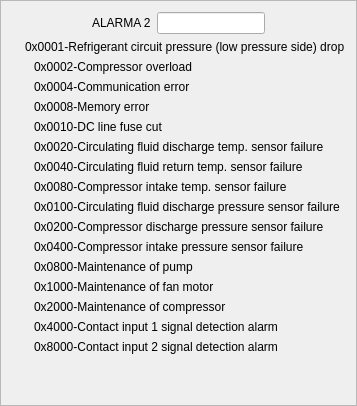
       <widget class="QFrame" name="frame_4">
        <property name="frameShape">
         <enum>QFrame::StyledPanel</enum>
        </property>
        <property name="frameShadow">
         <enum>QFrame::Raised</enum>
        </property>
        <layout class="QGridLayout" name="gridLayout_4">
         <item row="0" column="0">
          <layout class="QVBoxLayout" name="verticalLayout">
           <item>
            <layout class="QHBoxLayout" name="horizontalLayout_40">
             <item>
              <spacer name="horizontalSpacer_5">
               <property name="orientation">
                <enum>Qt::Horizontal</enum>
               </property>
               <property name="sizeHint" stdset="0">
                <size>
                 <width>40</width>
                 <height>20</height>
                </size>
               </property>
              </spacer>
             </item>
             <item>
              <widget class="QLabel" name="label_41">
               <property name="text">
                <string>ALARMA 2</string>
               </property>
              </widget>
             </item>
             <item>
              <widget class="QLineEdit" name="m_leAlarm2">
               <property name="readOnly">
                <bool>true</bool>
               </property>
              </widget>
             </item>
             <item>
              <spacer name="horizontalSpacer_3">
               <property name="orientation">
                <enum>Qt::Horizontal</enum>
               </property>
               <property name="sizeHint" stdset="0">
                <size>
                 <width>40</width>
                 <height>20</height>
                </size>
               </property>
              </spacer>
             </item>
            </layout>
           </item>
           <item>
            <layout class="QHBoxLayout" name="horizontalLayout_17">
             <item>
              <widget class="QLabel" name="m_lblLed1_17">
               <property name="sizePolicy">
                <sizepolicy hsizetype="Preferred" vsizetype="Preferred">
                 <horstretch>1</horstretch>
                 <verstretch>0</verstretch>
                </sizepolicy>
               </property>
               <property name="maximumSize">
                <size>
                 <width>16</width>
                 <height>16</height>
                </size>
               </property>
               <property name="text">
                <string/>
               </property>
               <property name="pixmap">
                <pixmap resource="../../Xaar/SinglePass/shared.qrc">:/res/images/Ledverde.png</pixmap>
               </property>
              </widget>
             </item>
             <item>
              <widget class="QLabel" name="label_18">
               <property name="sizePolicy">
                <sizepolicy hsizetype="Preferred" vsizetype="Preferred">
                 <horstretch>5</horstretch>
                 <verstretch>0</verstretch>
                </sizepolicy>
               </property>
               <property name="text">
                <string>0x0001-Refrigerant circuit pressure (low pressure side) drop</string>
               </property>
              </widget>
             </item>
            </layout>
           </item>
           <item>
            <layout class="QHBoxLayout" name="horizontalLayout_18">
             <item>
              <widget class="QLabel" name="m_lblLed1_18">
               <property name="enabled">
                <bool>false</bool>
               </property>
               <property name="sizePolicy">
                <sizepolicy hsizetype="Preferred" vsizetype="Preferred">
                 <horstretch>1</horstretch>
                 <verstretch>0</verstretch>
                </sizepolicy>
               </property>
               <property name="maximumSize">
                <size>
                 <width>16</width>
                 <height>16</height>
                </size>
               </property>
               <property name="text">
                <string/>
               </property>
               <property name="pixmap">
                <pixmap resource="../../Xaar/SinglePass/shared.qrc">:/res/images/Ledrojo.png</pixmap>
               </property>
              </widget>
             </item>
             <item>
              <widget class="QLabel" name="label_19">
               <property name="sizePolicy">
                <sizepolicy hsizetype="Preferred" vsizetype="Preferred">
                 <horstretch>5</horstretch>
                 <verstretch>0</verstretch>
                </sizepolicy>
               </property>
               <property name="text">
                <string>0x0002-Compressor overload</string>
               </property>
              </widget>
             </item>
            </layout>
           </item>
           <item>
            <layout class="QHBoxLayout" name="horizontalLayout_19">
             <item>
              <widget class="QLabel" name="m_lblLed1_19">
               <property name="enabled">
                <bool>false</bool>
               </property>
               <property name="sizePolicy">
                <sizepolicy hsizetype="Preferred" vsizetype="Preferred">
                 <horstretch>1</horstretch>
                 <verstretch>0</verstretch>
                </sizepolicy>
               </property>
               <property name="maximumSize">
                <size>
                 <width>16</width>
                 <height>16</height>
                </size>
               </property>
               <property name="text">
                <string/>
               </property>
               <property name="pixmap">
                <pixmap resource="../../Xaar/SinglePass/shared.qrc">:/res/images/Ledrojo.png</pixmap>
               </property>
              </widget>
             </item>
             <item>
              <widget class="QLabel" name="label_20">
               <property name="sizePolicy">
                <sizepolicy hsizetype="Preferred" vsizetype="Preferred">
                 <horstretch>5</horstretch>
                 <verstretch>0</verstretch>
                </sizepolicy>
               </property>
               <property name="text">
                <string>0x0004-Communication error</string>
               </property>
              </widget>
             </item>
            </layout>
           </item>
           <item>
            <layout class="QHBoxLayout" name="horizontalLayout_20">
             <item>
              <widget class="QLabel" name="m_lblLed1_20">
               <property name="enabled">
                <bool>false</bool>
               </property>
               <property name="sizePolicy">
                <sizepolicy hsizetype="Preferred" vsizetype="Preferred">
                 <horstretch>1</horstretch>
                 <verstretch>0</verstretch>
                </sizepolicy>
               </property>
               <property name="maximumSize">
                <size>
                 <width>16</width>
                 <height>16</height>
                </size>
               </property>
               <property name="text">
                <string/>
               </property>
               <property name="pixmap">
                <pixmap resource="../../Xaar/SinglePass/shared.qrc">:/res/images/Ledrojo.png</pixmap>
               </property>
              </widget>
             </item>
             <item>
              <widget class="QLabel" name="label_21">
               <property name="sizePolicy">
                <sizepolicy hsizetype="Preferred" vsizetype="Preferred">
                 <horstretch>5</horstretch>
                 <verstretch>0</verstretch>
                </sizepolicy>
               </property>
               <property name="text">
                <string>0x0008-Memory error</string>
               </property>
              </widget>
             </item>
            </layout>
           </item>
           <item>
            <layout class="QHBoxLayout" name="horizontalLayout_21">
             <item>
              <widget class="QLabel" name="m_lblLed1_21">
               <property name="enabled">
                <bool>false</bool>
               </property>
               <property name="sizePolicy">
                <sizepolicy hsizetype="Preferred" vsizetype="Preferred">
                 <horstretch>1</horstretch>
                 <verstretch>0</verstretch>
                </sizepolicy>
               </property>
               <property name="maximumSize">
                <size>
                 <width>16</width>
                 <height>16</height>
                </size>
               </property>
               <property name="text">
                <string/>
               </property>
               <property name="pixmap">
                <pixmap resource="../../Xaar/SinglePass/shared.qrc">:/res/images/Ledrojo.png</pixmap>
               </property>
              </widget>
             </item>
             <item>
              <widget class="QLabel" name="label_22">
               <property name="sizePolicy">
                <sizepolicy hsizetype="Preferred" vsizetype="Preferred">
                 <horstretch>5</horstretch>
                 <verstretch>0</verstretch>
                </sizepolicy>
               </property>
               <property name="text">
                <string>0x0010-DC line fuse cut</string>
               </property>
              </widget>
             </item>
            </layout>
           </item>
           <item>
            <layout class="QHBoxLayout" name="horizontalLayout_22">
             <item>
              <widget class="QLabel" name="m_lblLed1_22">
               <property name="enabled">
                <bool>false</bool>
               </property>
               <property name="sizePolicy">
                <sizepolicy hsizetype="Preferred" vsizetype="Preferred">
                 <horstretch>1</horstretch>
                 <verstretch>0</verstretch>
                </sizepolicy>
               </property>
               <property name="maximumSize">
                <size>
                 <width>16</width>
                 <height>16</height>
                </size>
               </property>
               <property name="text">
                <string/>
               </property>
               <property name="pixmap">
                <pixmap resource="../../Xaar/SinglePass/shared.qrc">:/res/images/Ledrojo.png</pixmap>
               </property>
              </widget>
             </item>
             <item>
              <widget class="QLabel" name="label_23">
               <property name="sizePolicy">
                <sizepolicy hsizetype="Preferred" vsizetype="Preferred">
                 <horstretch>5</horstretch>
                 <verstretch>0</verstretch>
                </sizepolicy>
               </property>
               <property name="text">
                <string>0x0020-Circulating fluid discharge temp. sensor failure</string>
               </property>
              </widget>
             </item>
            </layout>
           </item>
           <item>
            <layout class="QHBoxLayout" name="horizontalLayout_23">
             <item>
              <widget class="QLabel" name="m_lblLed1_23">
               <property name="enabled">
                <bool>false</bool>
               </property>
               <property name="sizePolicy">
                <sizepolicy hsizetype="Preferred" vsizetype="Preferred">
                 <horstretch>1</horstretch>
                 <verstretch>0</verstretch>
                </sizepolicy>
               </property>
               <property name="maximumSize">
                <size>
                 <width>16</width>
                 <height>16</height>
                </size>
               </property>
               <property name="text">
                <string/>
               </property>
               <property name="pixmap">
                <pixmap resource="../../Xaar/SinglePass/shared.qrc">:/res/images/Ledrojo.png</pixmap>
               </property>
              </widget>
             </item>
             <item>
              <widget class="QLabel" name="label_24">
               <property name="sizePolicy">
                <sizepolicy hsizetype="Preferred" vsizetype="Preferred">
                 <horstretch>5</horstretch>
                 <verstretch>0</verstretch>
                </sizepolicy>
               </property>
               <property name="text">
                <string>0x0040-Circulating fluid return temp. sensor failure</string>
               </property>
              </widget>
             </item>
            </layout>
           </item>
           <item>
            <layout class="QHBoxLayout" name="horizontalLayout_24">
             <item>
              <widget class="QLabel" name="m_lblLed1_24">
               <property name="enabled">
                <bool>false</bool>
               </property>
               <property name="sizePolicy">
                <sizepolicy hsizetype="Preferred" vsizetype="Preferred">
                 <horstretch>1</horstretch>
                 <verstretch>0</verstretch>
                </sizepolicy>
               </property>
               <property name="maximumSize">
                <size>
                 <width>16</width>
                 <height>16</height>
                </size>
               </property>
               <property name="text">
                <string/>
               </property>
               <property name="pixmap">
                <pixmap resource="../../Xaar/SinglePass/shared.qrc">:/res/images/Ledrojo.png</pixmap>
               </property>
              </widget>
             </item>
             <item>
              <widget class="QLabel" name="label_25">
               <property name="sizePolicy">
                <sizepolicy hsizetype="Preferred" vsizetype="Preferred">
                 <horstretch>5</horstretch>
                 <verstretch>0</verstretch>
                </sizepolicy>
               </property>
               <property name="text">
                <string>0x0080-Compressor intake temp. sensor failure</string>
               </property>
              </widget>
             </item>
            </layout>
           </item>
           <item>
            <layout class="QHBoxLayout" name="horizontalLayout_25">
             <item>
              <widget class="QLabel" name="m_lblLed1_25">
               <property name="enabled">
                <bool>false</bool>
               </property>
               <property name="sizePolicy">
                <sizepolicy hsizetype="Preferred" vsizetype="Preferred">
                 <horstretch>1</horstretch>
                 <verstretch>0</verstretch>
                </sizepolicy>
               </property>
               <property name="maximumSize">
                <size>
                 <width>16</width>
                 <height>16</height>
                </size>
               </property>
               <property name="text">
                <string/>
               </property>
               <property name="pixmap">
                <pixmap resource="../../Xaar/SinglePass/shared.qrc">:/res/images/Ledrojo.png</pixmap>
               </property>
              </widget>
             </item>
             <item>
              <widget class="QLabel" name="label_26">
               <property name="sizePolicy">
                <sizepolicy hsizetype="Preferred" vsizetype="Preferred">
                 <horstretch>5</horstretch>
                 <verstretch>0</verstretch>
                </sizepolicy>
               </property>
               <property name="text">
                <string>0x0100-Circulating fluid discharge pressure sensor failure</string>
               </property>
              </widget>
             </item>
            </layout>
           </item>
           <item>
            <layout class="QHBoxLayout" name="horizontalLayout_26">
             <item>
              <widget class="QLabel" name="m_lblLed1_26">
               <property name="enabled">
                <bool>false</bool>
               </property>
               <property name="sizePolicy">
                <sizepolicy hsizetype="Preferred" vsizetype="Preferred">
                 <horstretch>1</horstretch>
                 <verstretch>0</verstretch>
                </sizepolicy>
               </property>
               <property name="maximumSize">
                <size>
                 <width>16</width>
                 <height>16</height>
                </size>
               </property>
               <property name="text">
                <string/>
               </property>
               <property name="pixmap">
                <pixmap resource="../../Xaar/SinglePass/shared.qrc">:/res/images/Ledrojo.png</pixmap>
               </property>
              </widget>
             </item>
             <item>
              <widget class="QLabel" name="label_27">
               <property name="sizePolicy">
                <sizepolicy hsizetype="Preferred" vsizetype="Preferred">
                 <horstretch>5</horstretch>
                 <verstretch>0</verstretch>
                </sizepolicy>
               </property>
               <property name="text">
                <string>0x0200-Compressor discharge pressure sensor failure</string>
               </property>
              </widget>
             </item>
            </layout>
           </item>
           <item>
            <layout class="QHBoxLayout" name="horizontalLayout_27">
             <item>
              <widget class="QLabel" name="m_lblLed1_27">
               <property name="enabled">
                <bool>false</bool>
               </property>
               <property name="sizePolicy">
                <sizepolicy hsizetype="Preferred" vsizetype="Preferred">
                 <horstretch>1</horstretch>
                 <verstretch>0</verstretch>
                </sizepolicy>
               </property>
               <property name="maximumSize">
                <size>
                 <width>16</width>
                 <height>16</height>
                </size>
               </property>
               <property name="text">
                <string/>
               </property>
               <property name="pixmap">
                <pixmap resource="../../Xaar/SinglePass/shared.qrc">:/res/images/Ledrojo.png</pixmap>
               </property>
              </widget>
             </item>
             <item>
              <widget class="QLabel" name="label_28">
               <property name="sizePolicy">
                <sizepolicy hsizetype="Preferred" vsizetype="Preferred">
                 <horstretch>5</horstretch>
                 <verstretch>0</verstretch>
                </sizepolicy>
               </property>
               <property name="text">
                <string>0x0400-Compressor intake pressure sensor failure</string>
               </property>
              </widget>
             </item>
            </layout>
           </item>
           <item>
            <layout class="QHBoxLayout" name="horizontalLayout_28">
             <item>
              <widget class="QLabel" name="m_lblLed1_28">
               <property name="enabled">
                <bool>false</bool>
               </property>
               <property name="sizePolicy">
                <sizepolicy hsizetype="Preferred" vsizetype="Preferred">
                 <horstretch>1</horstretch>
                 <verstretch>0</verstretch>
                </sizepolicy>
               </property>
               <property name="maximumSize">
                <size>
                 <width>16</width>
                 <height>16</height>
                </size>
               </property>
               <property name="text">
                <string/>
               </property>
               <property name="pixmap">
                <pixmap resource="../../Xaar/SinglePass/shared.qrc">:/res/images/Ledrojo.png</pixmap>
               </property>
              </widget>
             </item>
             <item>
              <widget class="QLabel" name="label_29">
               <property name="sizePolicy">
                <sizepolicy hsizetype="Preferred" vsizetype="Preferred">
                 <horstretch>5</horstretch>
                 <verstretch>0</verstretch>
                </sizepolicy>
               </property>
               <property name="text">
                <string>0x0800-Maintenance of pump</string>
               </property>
              </widget>
             </item>
            </layout>
           </item>
           <item>
            <layout class="QHBoxLayout" name="horizontalLayout_29">
             <item>
              <widget class="QLabel" name="m_lblLed1_29">
               <property name="enabled">
                <bool>false</bool>
               </property>
               <property name="sizePolicy">
                <sizepolicy hsizetype="Preferred" vsizetype="Preferred">
                 <horstretch>1</horstretch>
                 <verstretch>0</verstretch>
                </sizepolicy>
               </property>
               <property name="maximumSize">
                <size>
                 <width>16</width>
                 <height>16</height>
                </size>
               </property>
               <property name="text">
                <string/>
               </property>
               <property name="pixmap">
                <pixmap resource="../../Xaar/SinglePass/shared.qrc">:/res/images/Ledrojo.png</pixmap>
               </property>
              </widget>
             </item>
             <item>
              <widget class="QLabel" name="label_30">
               <property name="sizePolicy">
                <sizepolicy hsizetype="Preferred" vsizetype="Preferred">
                 <horstretch>5</horstretch>
                 <verstretch>0</verstretch>
                </sizepolicy>
               </property>
               <property name="text">
                <string>0x1000-Maintenance of fan motor</string>
               </property>
              </widget>
             </item>
            </layout>
           </item>
           <item>
            <layout class="QHBoxLayout" name="horizontalLayout_30">
             <item>
              <widget class="QLabel" name="m_lblLed1_30">
               <property name="enabled">
                <bool>false</bool>
               </property>
               <property name="sizePolicy">
                <sizepolicy hsizetype="Preferred" vsizetype="Preferred">
                 <horstretch>1</horstretch>
                 <verstretch>0</verstretch>
                </sizepolicy>
               </property>
               <property name="maximumSize">
                <size>
                 <width>16</width>
                 <height>16</height>
                </size>
               </property>
               <property name="text">
                <string/>
               </property>
               <property name="pixmap">
                <pixmap resource="../../Xaar/SinglePass/shared.qrc">:/res/images/Ledrojo.png</pixmap>
               </property>
              </widget>
             </item>
             <item>
              <widget class="QLabel" name="label_31">
               <property name="sizePolicy">
                <sizepolicy hsizetype="Preferred" vsizetype="Preferred">
                 <horstretch>5</horstretch>
                 <verstretch>0</verstretch>
                </sizepolicy>
               </property>
               <property name="text">
                <string>0x2000-Maintenance of compressor</string>
               </property>
              </widget>
             </item>
            </layout>
           </item>
           <item>
            <layout class="QHBoxLayout" name="horizontalLayout_31">
             <item>
              <widget class="QLabel" name="m_lblLed1_31">
               <property name="enabled">
                <bool>false</bool>
               </property>
               <property name="sizePolicy">
                <sizepolicy hsizetype="Preferred" vsizetype="Preferred">
                 <horstretch>1</horstretch>
                 <verstretch>0</verstretch>
                </sizepolicy>
               </property>
               <property name="maximumSize">
                <size>
                 <width>16</width>
                 <height>16</height>
                </size>
               </property>
               <property name="text">
                <string/>
               </property>
               <property name="pixmap">
                <pixmap resource="../../Xaar/SinglePass/shared.qrc">:/res/images/Ledrojo.png</pixmap>
               </property>
              </widget>
             </item>
             <item>
              <widget class="QLabel" name="label_32">
               <property name="sizePolicy">
                <sizepolicy hsizetype="Preferred" vsizetype="Preferred">
                 <horstretch>5</horstretch>
                 <verstretch>0</verstretch>
                </sizepolicy>
               </property>
               <property name="text">
                <string>0x4000-Contact input 1 signal detection alarm</string>
               </property>
              </widget>
             </item>
            </layout>
           </item>
           <item>
            <layout class="QHBoxLayout" name="horizontalLayout_32">
             <item>
              <widget class="QLabel" name="m_lblLed1_32">
               <property name="enabled">
                <bool>false</bool>
               </property>
               <property name="sizePolicy">
                <sizepolicy hsizetype="Preferred" vsizetype="Preferred">
                 <horstretch>1</horstretch>
                 <verstretch>0</verstretch>
                </sizepolicy>
               </property>
               <property name="maximumSize">
                <size>
                 <width>16</width>
                 <height>16</height>
                </size>
               </property>
               <property name="text">
                <string/>
               </property>
               <property name="pixmap">
                <pixmap resource="../../Xaar/SinglePass/shared.qrc">:/res/images/Ledrojo.png</pixmap>
               </property>
              </widget>
             </item>
             <item>
              <widget class="QLabel" name="label_33">
               <property name="sizePolicy">
                <sizepolicy hsizetype="Preferred" vsizetype="Preferred">
                 <horstretch>5</horstretch>
                 <verstretch>0</verstretch>
                </sizepolicy>
               </property>
               <property name="text">
                <string>0x8000-Contact input 2 signal detection alarm</string>
               </property>
              </widget>
             </item>
            </layout>
           </item>
          </layout>
         </item>
         <item row="1" column="0">
          <spacer name="verticalSpacer_2">
           <property name="orientation">
            <enum>Qt::Vertical</enum>
           </property>
           <property name="sizeHint" stdset="0">
            <size>
             <width>20</width>
             <height>40</height>
            </size>
           </property>
          </spacer>
         </item>
        </layout>
       </widget>
